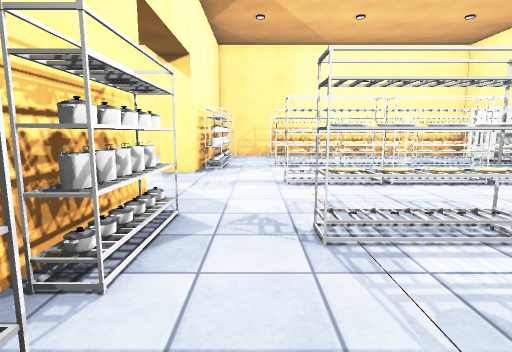
[1] (above)

22 first-person views from a walk through a scene from a Unity 3-D project. The camera is 1.2 m above the floor, tilts 8° down and sees 80° across. The floor is counted in squares, 1 m on a side. Each view is taken from the middle of a square. On the plan, view 1 faces up. The plan holds only what a view shows up to about 13 squares ahead; the rest is blank. The place goes on beyond the plan. The player is left out. Some surface patterns are stand-ins.

[2]
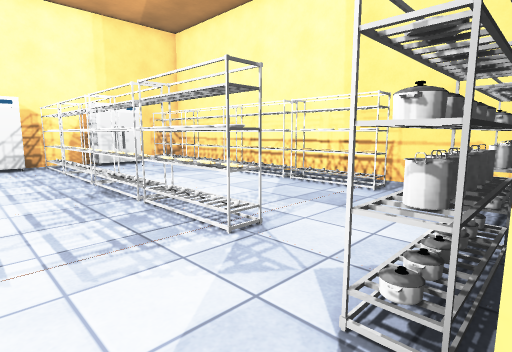

[3]
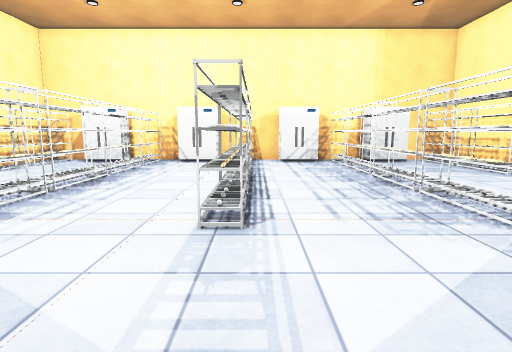

[4]
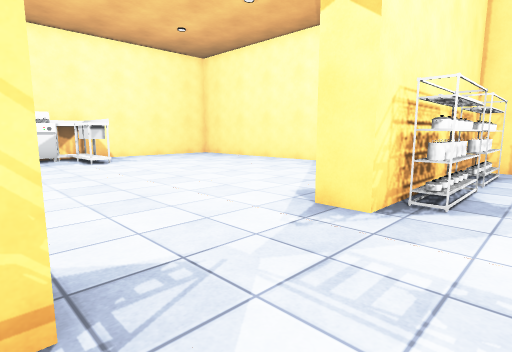

[5]
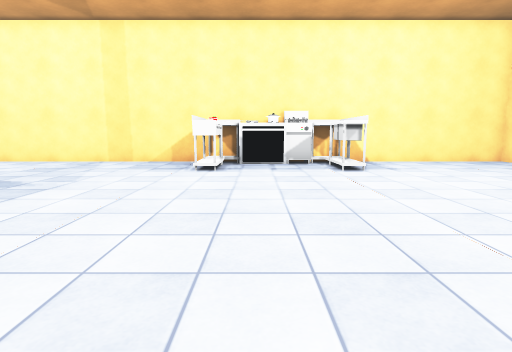

[6]
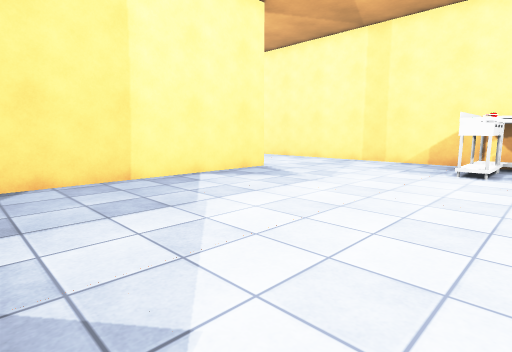

[7]
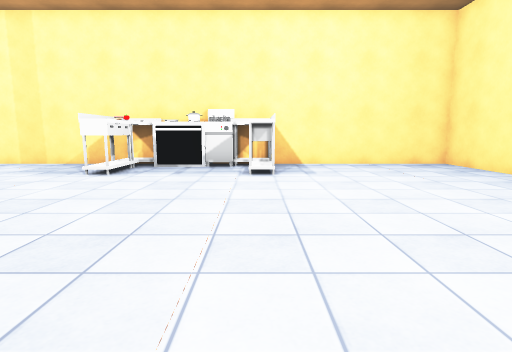

[8]
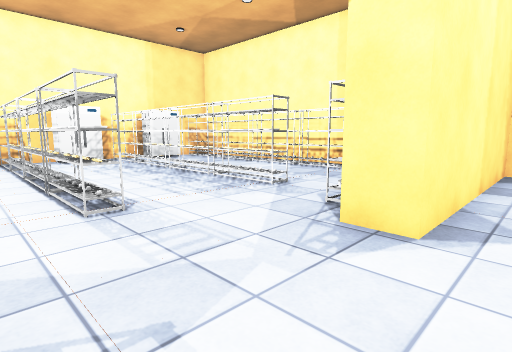

[9]
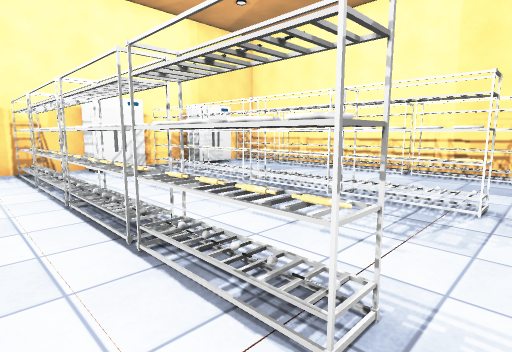

[10]
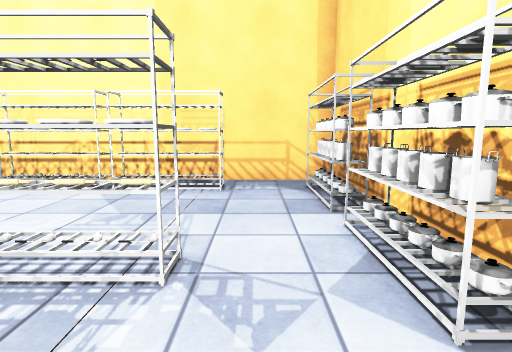

[11]
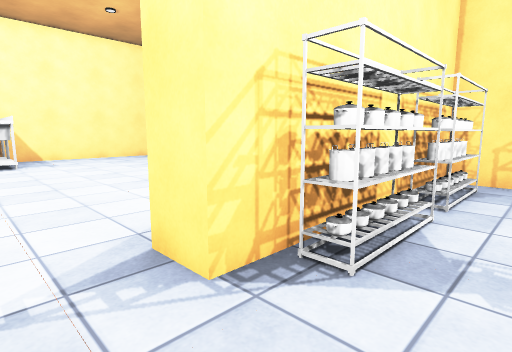

[12]
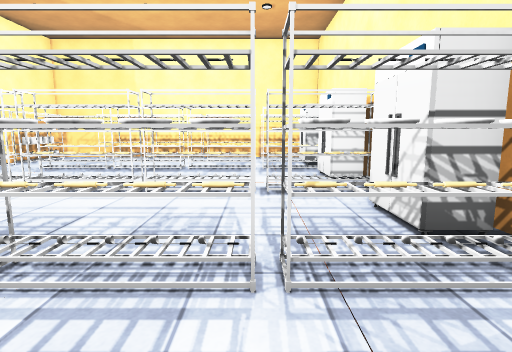

[13]
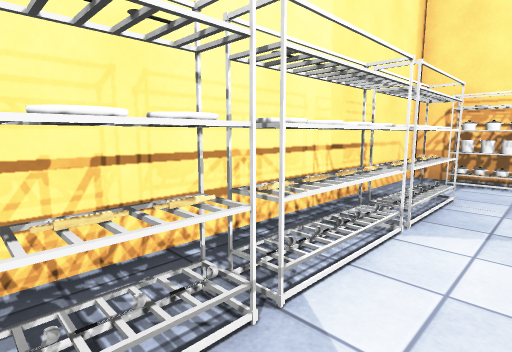

[14]
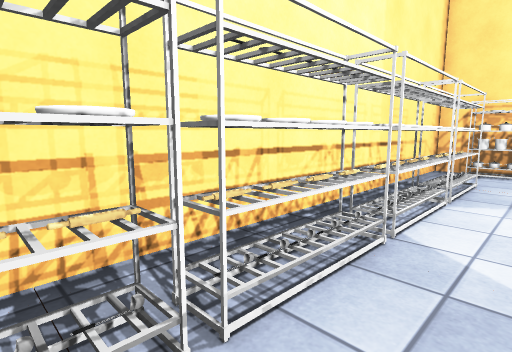

[15]
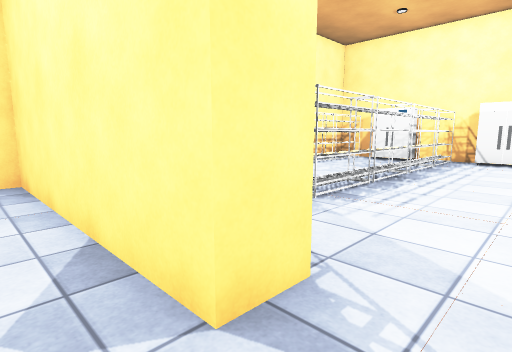

[16]
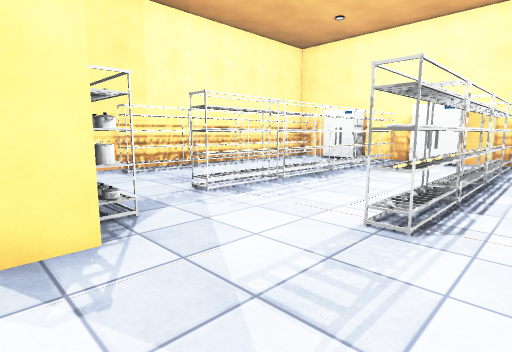

[17]
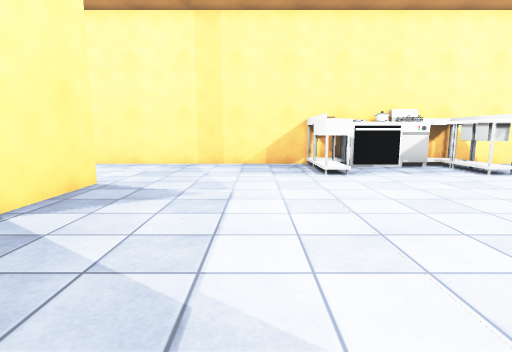

[18]
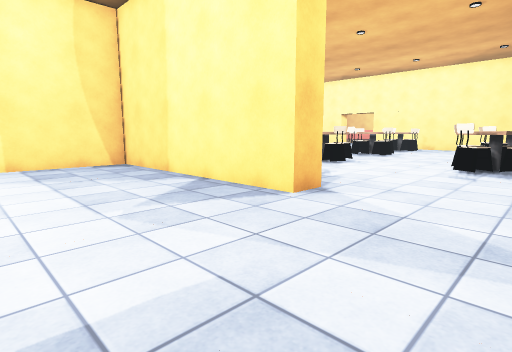

[19]
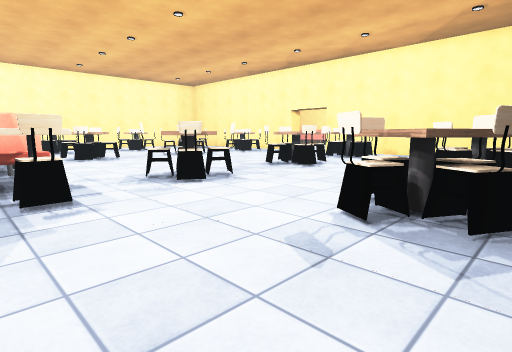

[20]
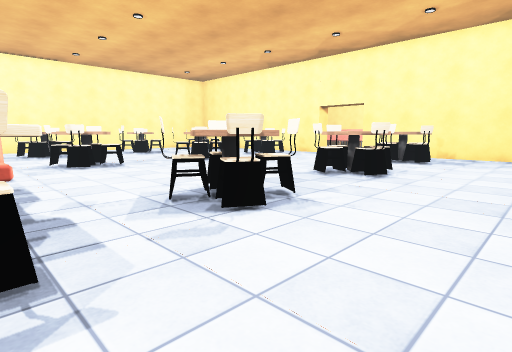

[21]
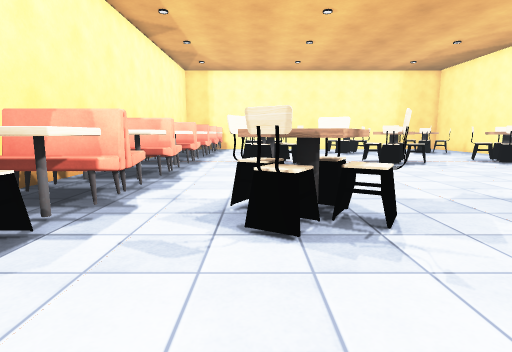

[22]
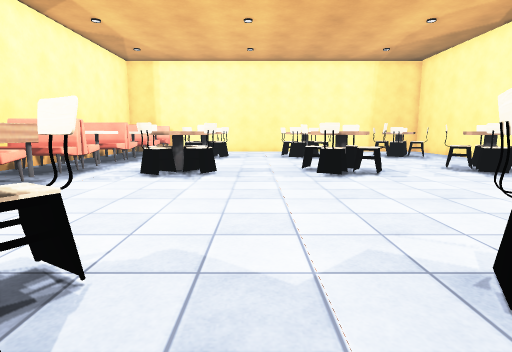

### Floor plan
Key: @ floor where view 1 was taken; # wall or solid block; . floor; T thing the floor can be seen under or through; O other object.
Columns run from 16 left of view 1 to 10 right of it. Each row starts with its distance up from view 1.
 15 #.....  ..   #OO.OOO
 14 #.......... .#OO..........O
 13 #............##.O.........O
 12 #............#OO.TTTTTT####
 11 #............#OO.OOOOOO O O
 10 #............##O..........O
  9 #OOO......................O
  8 #O...............TTTTTTTTTT
  7 OO...............OOOOOOOOOO
  6  O........................O
  5 #OOO.........##...........O
  4 #OOO.........#OO.TTTTTTTTTO
  3 #............#OO.OOOOOOOOOO
  2 #............#O...........O
  1 #............#OO..........O
  0 #............#OO@#########
 -1 #............#O..#########
 -2 #....######################
 -3 #....#    ###    ###
 -4 #...... OOOOOOOOOOOOO
 -5 #......OOOOOOOOOOOOOO
 -6  .......O..OO..O..OO.
 -7  ....................
 -8  OOO...OOO.....OOO..
 -9  .OOO...OOO.....OOO
-10   OO....OO......O....
-11     .................
-12      ................
-13   OO ..OOO.....OOO...
-14   OOO...OOO.....OOO
-15   OO ...OO .....OO..
-16      ....   .........
-17      ....     ...O...
-18      ...OOO    .OOO..
-19      ... O      OOO..
-20      ...

Where each view was taken, in squares from view 1:
view 1: 0 up, 0 right, facing up
view 2: 6 up, 2 left, facing down-right
view 3: 7 up, 3 left, facing right
view 4: 5 up, 0 right, facing up-left
view 5: 6 up, 3 left, facing left
view 6: 6 up, 3 left, facing down-left
view 7: 9 up, 4 left, facing left
view 8: 9 up, 4 left, facing down-right
view 9: 9 up, 0 right, facing down-right
view 10: 6 up, 0 right, facing down
view 11: 8 up, 0 right, facing up-left
view 12: 1 up, 8 right, facing up
view 13: 1 up, 7 right, facing down-left
view 14: 1 up, 9 right, facing down-left
view 15: 8 up, 4 left, facing up-right
view 16: 6 up, 3 left, facing up-right
view 17: 2 up, 4 left, facing left
view 18: 3 up, 15 left, facing down-right
view 19: 4 down, 15 left, facing down-right
view 20: 5 down, 12 left, facing down-right
view 21: 8 down, 12 left, facing right
view 22: 11 down, 9 left, facing right
